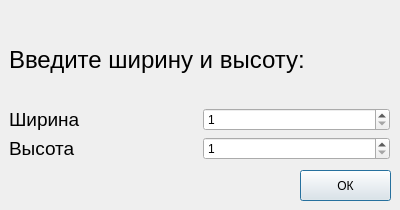
<?xml version="1.0" encoding="UTF-8"?>
<ui version="4.0">
 <class>Dialog_wh</class>
 <widget class="QDialog" name="Dialog_wh">
  <property name="geometry">
   <rect>
    <x>0</x>
    <y>0</y>
    <width>400</width>
    <height>210</height>
   </rect>
  </property>
  <property name="windowTitle">
   <string>Создать</string>
  </property>
  <widget class="QWidget" name="verticalLayoutWidget">
   <property name="geometry">
    <rect>
     <x>9</x>
     <y>19</y>
     <width>381</width>
     <height>141</height>
    </rect>
   </property>
   <layout class="QVBoxLayout" name="verticalLayout">
    <item>
     <widget class="QLabel" name="label">
      <property name="text">
       <string>&lt;html&gt;&lt;head/&gt;&lt;body&gt;&lt;p&gt;&lt;span style=&quot; font-size:18pt;&quot;&gt;Введите ширину и высоту:&lt;/span&gt;&lt;/p&gt;&lt;/body&gt;&lt;/html&gt;</string>
      </property>
     </widget>
    </item>
    <item>
     <layout class="QHBoxLayout" name="horizontalLayout">
      <item>
       <widget class="QLabel" name="label_2">
        <property name="text">
         <string>&lt;html&gt;&lt;head/&gt;&lt;body&gt;&lt;p&gt;&lt;span style=&quot; font-size:14pt;&quot;&gt;Ширина&lt;/span&gt;&lt;/p&gt;&lt;/body&gt;&lt;/html&gt;</string>
        </property>
       </widget>
      </item>
      <item>
       <widget class="QSpinBox" name="spinBox">
        <property name="cursor">
         <cursorShape>ArrowCursor</cursorShape>
        </property>
        <property name="minimum">
         <number>1</number>
        </property>
        <property name="maximum">
         <number>1500</number>
        </property>
       </widget>
      </item>
     </layout>
    </item>
    <item>
     <layout class="QHBoxLayout" name="horizontalLayout_2">
      <item>
       <widget class="QLabel" name="label_3">
        <property name="text">
         <string>&lt;html&gt;&lt;head/&gt;&lt;body&gt;&lt;p&gt;&lt;span style=&quot; font-size:14pt;&quot;&gt;Высота&lt;/span&gt;&lt;/p&gt;&lt;/body&gt;&lt;/html&gt;</string>
        </property>
       </widget>
      </item>
      <item>
       <widget class="QSpinBox" name="spinBox_2">
        <property name="minimum">
         <number>1</number>
        </property>
        <property name="maximum">
         <number>1500</number>
        </property>
       </widget>
      </item>
     </layout>
    </item>
   </layout>
  </widget>
  <widget class="QPushButton" name="pushButton">
   <property name="geometry">
    <rect>
     <x>300</x>
     <y>170</y>
     <width>91</width>
     <height>31</height>
    </rect>
   </property>
   <property name="text">
    <string>ОК</string>
   </property>
  </widget>
 </widget>
 <resources/>
 <connections/>
</ui>
